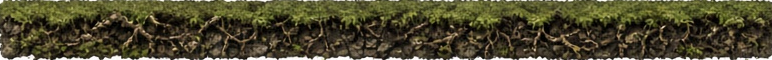
#> input picture art_src/terrain/floor1_v1/edges/s02_edge_moss_roots.png, 772 x 60 px
$ python -i make_tiles.py   (imports and definitions only)
#> lines starting #> are read from the running program, lines starting #| are printed output that depends on the picture; after the words box and inside, x2 and y2 are one past the last pixel; in counts of white or black regions, pixels touching at a corner belong together
#!/usr/bin/env python3
"""Seamless terrain tiles / edge overlays from AI ground images, by tool only (no painting).

Tiles: the whole 1024 image is downscaled to N+ov (576 for N=512, never upscaled), then wrapped with a
min-error boundary cut (image quilting): the ov px that run past the right/bottom edge are stitched onto the
left/top along the cheapest path through |A-B|, feathered 2 px. No cross-fade, so no ghosting.
Edges: an AI image with material A on top and B below; the A fringe becomes an alpha overlay strip (A pixels by
colour classification, fading into the A tile above), wrapped in x the same way. Corners are polar warps of the
straight strip (outer: A inside a rounded quarter, inner: the reverse).
Usage: make_tiles.py config.json
"""
import json, sys, os
import numpy as np
from PIL import Image
from scipy import ndimage

# [7 lines left out: function seam_score, not called in this run]

def min_cut(err):
    """err: H x ov. Returns per-row column index of the cut (cheapest top-to-bottom path)."""
    H, W = err.shape; E = err.copy(); back = np.zeros((H, W), int)
    for i in range(1, H):
        prev = np.pad(E[i - 1], 1, constant_values=np.inf)
        cand = np.stack([prev[:-2], prev[1:-1], prev[2:]]); k = cand.argmin(0)
        E[i] += cand[k, np.arange(W)]; back[i] = np.arange(W) + k - 1
    path = np.zeros(H, int); path[-1] = E[-1].argmin()
    for i in range(H - 1, 0, -1): path[i - 1] = back[i, path[i]]
    return path

def wrap_x(img, n, feather=2):
    """img: H x (n+ov) x C float -> H x n x C, seamless in x."""
    ov = img.shape[1] - n; A = img[:, n:]; B = img[:, :ov]
    err = ((A[..., :3] - B[..., :3]) ** 2).sum(-1)
    if img.shape[2] == 4: err += ((A[..., 3] - B[..., 3]) ** 2) * 3
    path = min_cut(err)
    cols = np.arange(ov)[None, :]
    w = np.clip((cols - path[:, None]) / (2 * feather) + 0.5, 0, 1)   # 0 = take A (left of cut), 1 = take B
    out = img[:, :n].copy(); out[:, :ov] = A * (1 - w[..., None]) + B * w[..., None]
    return out, int(err[np.arange(len(path)), path].mean())

# [12 lines left out: function tile, not called in this run]

def h_cut(err):
    """cheapest left-to-right path through err (H x W) -> row index per column"""
    return min_cut(err.T)

# [10 lines left out: function variant, not called in this run]

def green_mask(a):
    r, g, b = a[..., 0], a[..., 1], a[..., 2]
    return ((g > r * 1.04) & (g > b * 1.15)).astype(float)

def edge_strip(src, n=512, ov=64, h=128, boundary=None, fade=48, scale_to=576, desat=1.0, flip=False, val=1.0):
    """flip: the source has A (the overlay material) at the bottom; it is flipped so A is on top, and A = not-green."""
#> called with n = 512, ov = 64, h = 128, fade = 48, scale_to = 576, desat = 1, flip = False, val = 1
    im = Image.open(src).convert('RGB').resize((scale_to, scale_to), Image.LANCZOS)
    a = np.asarray(im).astype(float); H = a.shape[0]
#> after `H = a.shape[0]`: H = 576
    if desat != 1.0:
        gg = a @ [0.299, 0.587, 0.114]; a = gg[..., None] + (a - gg[..., None]) * desat
    a = a * val
    if flip: a = a[::-1].copy()
    amask = (lambda x: 1 - green_mask(x)) if flip else green_mask
    g = ndimage.uniform_filter(amask(a), 5)
#> in green_mask, `return ((g > r * 1.04) & (g > b * 1.15)).astype(float)`:
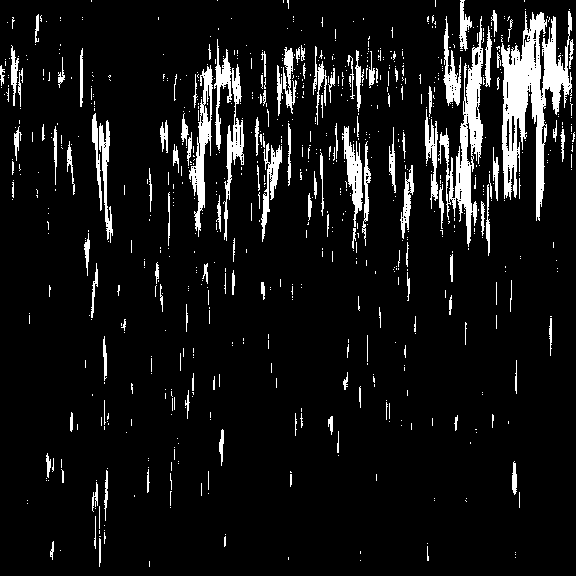
#> returned value: shape (576, 576) float64; values 0 (black) and 1 (white), 8.5% white; 790 white regions (657 under 20 px), largest, box (x1, y1, x2, y2) and area: (501, 11, 572, 221) 6180, (438, 16, 483, 247) 3082, (214, 39, 244, 241) 1691
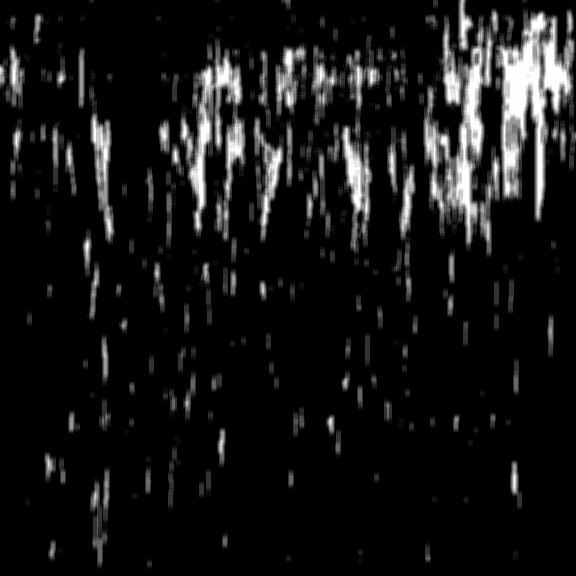
#> g: shape (576, 576) float64; min -6.77e-16, max 1, mean 0.0846; drawn with min black and max white
    if boundary is None:   # the tile line goes where the A cover starts to break up (90% of its plateau), so the
        # whole fringe (grass tufts, scattered leaves) spills over the B tile below the line
        prof = ndimage.uniform_filter1d(g.mean(1), 9)
#> prof = 576 values, max 0.366 at index 78, min -1.13e-16 at index 573, mean 0.0846
        b50 = H // 3 + int(np.argmax(prof[H // 3:] < 0.5 * prof[:H // 3].mean()))   # where A has mostly ended
#> b50 = 222
        boundary = b50 - 22
#> boundary = 200
    top = boundary - (h - 40)                  # 88 px of A above the line, 40 below for the fringe
#> top = 112
    band = a[top:top + h]
    raw = amask(band) > 0.5
#> in green_mask (call 2), `return ((g > r * 1.04) & (g > b * 1.15)).astype(float)`: returned value: shape (128, 576) float64; values 0 (black) and 1 (white), 18.4% white; 260 white regions (213 under 20 px), largest, box (x1, y1, x2, y2) and area: (438, 0, 483, 128) 2196, (502, 0, 527, 88) 1171, (189, 0, 212, 125) 1056
    dark = (band @ [0.299, 0.587, 0.114]) < 70        # outlines of the grass tufts count as A when touching A
#> dark: shape (128, 576) bool; 48.9% white; 105 white regions (54 under 20 px), largest, box (x1, y1, x2, y2) and area: (114, 0, 160, 128) 3624, (302, 0, 357, 128) 3284, (48, 0, 97, 128) 3212
    raw = raw | (dark & ndimage.binary_dilation(raw, iterations=2))
#> raw: shape (128, 576) bool; 26.6% white; 229 white regions (178 under 20 px), largest, box (x1, y1, x2, y2) and area: (424, 0, 485, 128) 3952, (187, 0, 221, 127) 1640, (502, 0, 528, 90) 1496
    m = ndimage.binary_closing(raw, iterations=1)
#> m: shape (128, 576) bool; 29.9% white; 144 white regions (101 under 20 px), largest, box (x1, y1, x2, y2) and area: (424, 1, 499, 127) 5325, (181, 1, 221, 127) 2075, (342, 14, 372, 127) 1746
    m = ndimage.binary_opening(m, iterations=1).astype(float)
#> m: shape (128, 576) float64; values 0 (black) and 1 (white), 28.6% white; 60 white regions (19 under 20 px), largest, box (x1, y1, x2, y2) and area: (428, 1, 499, 127) 4502, (181, 1, 221, 127) 2033, (502, 1, 528, 89) 1733
    m = ndimage.gaussian_filter(m, 0.8)
    ramp = np.clip(np.arange(h) / fade, 0, 1)[:, None]      # fades into the A tile above
    m[: h - 40] = np.maximum(m[: h - 40], 0)                 # keep
    alpha = np.minimum(m, ramp) * 255
    rgba = np.dstack([band, alpha])
    out, cost = wrap_x(rgba, n)
#> in wrap_x, `B = img[:, :ov]`:
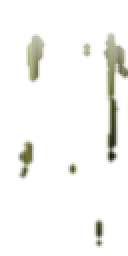
#> B: shape (128, 64, 4) float64 (shown 2 times larger); mean R, G, B, A 79.8, 78.8, 38.1, 12.8; transparent parts drawn white
#> after the loop in min_cut, `for i in range(1, H):`:
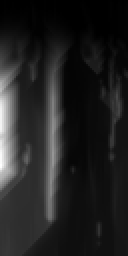
#> E: shape (128, 64) float64 (shown 2 times larger); min 20, max 2318869.1, mean 312611.8; drawn with min black and max white
#> after the loop in min_cut, `for i in range(1, H):`:
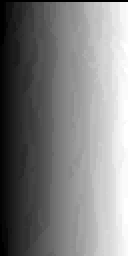
#> back: shape (128, 64) int64 (shown 2 times larger); min 0, max 63, mean 31.4; drawn with min black and max white
#> after the loop in min_cut, `for i in range(H - 1, 0, -1): path[i - 1] = back[i, path[i]]`: path = 128 values, max 42 at index 74, min 34 at index 0, mean 37.92
#> in wrap_x, `w = np.clip((cols - path[:, None]) / (2 * feather) + 0.5, 0, 1)`:
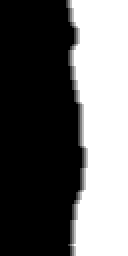
#> w: shape (128, 64) float64 (shown 2 times larger); min 0, max 1, mean 0.4
#> in wrap_x, `out[:, :ov] = A * (1 - w[..., None]) + B * w[..., None]`:
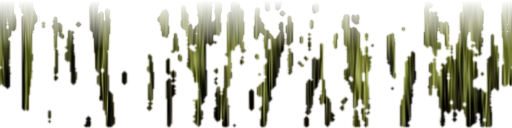
#> out: shape (128, 512, 4) float64; mean R, G, B, A 75.1, 74.5, 36.1, 68.7; transparent parts drawn white
#> cost = 1038
    return np.clip(out, 0, 255), boundary, cost

# [20 lines left out: function corner, not called in this run]

def save(a, p):
    os.makedirs(os.path.dirname(p), exist_ok=True)
    Image.fromarray(a.astype(np.uint8), 'RGBA' if a.shape[2] == 4 else 'RGB').save(p)

def tiling_check(a, p, k=3):
    big = np.tile(a, (k, k, 1)) if a.shape[2] == 3 else np.tile(a, (1, k, 1))
    im = Image.fromarray(big.astype(np.uint8)); im = im.resize((im.width // 2, im.height // 2), Image.LANCZOS); im.save(p)

# [25 lines left out: function main, not called in this run]

# [2 lines not run here, left out]

>>> result = edge_strip('../terrain/floor1_v1/edges/s02_edge_moss_roots.png')

$ run again, on art_src/terrain/floor1_v1/edges/s02_edge_moss_stone.png
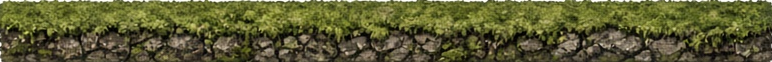
#> input picture art_src/terrain/floor1_v1/edges/s02_edge_moss_stone.png, 772 x 62 px
#> prof = 576 values, max 0.91 at index 32, min 0.0126 at index 443, mean 0.342
#> b50 = 291
#> boundary = 269
#> top = 181
#> r: shape (128, 576) float64
#> b: shape (128, 576) float64
#> dark: shape (128, 576) bool; 26.8% white; 145 white regions (63 under 20 px), largest, box (x1, y1, x2, y2) and area: (78, 26, 139, 128) 2530, (439, 28, 475, 128) 1929, (207, 31, 246, 128) 1699
#> after the loop in min_cut, `for i in range(1, H):`:
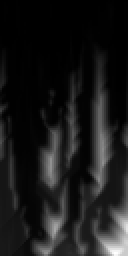
#> E: shape (128, 64) float64 (shown 2 times larger); min 6, max 2470852.2, mean 250236.7; drawn with min black and max white
#> after the loop in min_cut, `for i in range(H - 1, 0, -1): path[i - 1] = back[i, path[i]]`: path = 128 values, max 22 at index 3, min 11 at index 53, mean 15.05
#> in wrap_x, `out[:, :ov] = A * (1 - w[..., None]) + B * w[..., None]`:
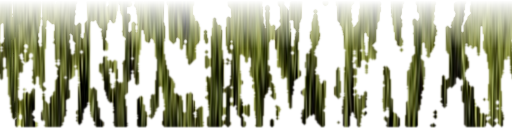
#> out: shape (128, 512, 4) float64; mean R, G, B, A 97.6, 100.8, 45.4, 109.4; transparent parts drawn white
#> cost = 919
